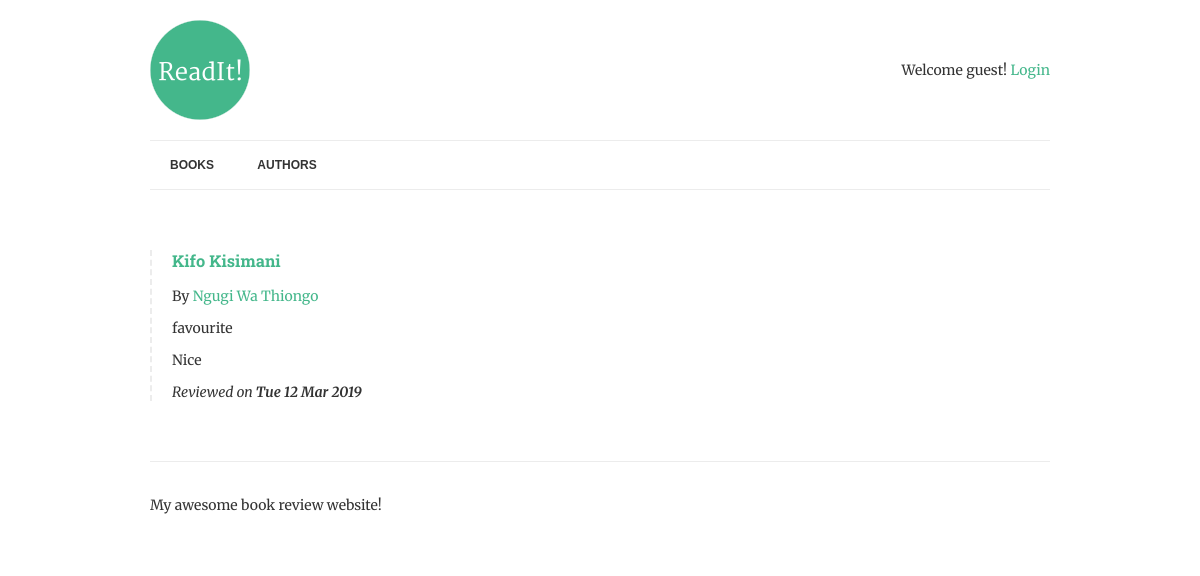
The page /books/2/ on the database its author committed.
### books/models.py (models this page shows, shortened)
class Book(models.Model):
    title = models.CharField(max_length=150)
    authors = models.ManyToManyField("Author", related_name="books")
    review = models.TextField(blank=True, null=True)
    reviewed_by = models.ForeignKey(User, blank=True, null=True, related_name='reviews', on_delete=models.CASCADE)
    date_reviewed = models.DateTimeField(blank=True, null=True)
    is_favourite = models.BooleanField(default=False, verbose_name="Favourite?")

class Author(models.Model):
    name = models.CharField(max_length=70, help_text="Use pen name, not real name", unique=True)

### books/views.py (the view)
# urls.py: url(r'^books/(?P<pk>[-\w]+)/$', views.BookDetail.as_view(), name="book-detail"),
class BookDetail(DetailView):
    model = Book
    template_name = "book.html"

### books/templates/book.html
{% extends "base.html" %}
{% block content %}
	{% if book.review %}
		{% include "book-detail.html" %}
	{% endif %}
{% endblock %}

### books/templates/book-detail.html (shortened to what this page needs)
<div class="book">
	<h3><a href="{% url 'book-detail' book.pk %}">{{ book.title }}</a></h3>
	<p>By {% for author in book.authors.all %}<a href="{% url 'author-detail' author.pk %}">{{ author.name }}</a>{% endfor %}</p>
	{% if book.is_favourite %}<p class="highlight">favourite</p>{% endif %}
	<p>{{ book.review|linebreaks }}</p>
	<p class="meta">
		Reviewed on <strong>{{ book.date_reviewed|date:"D d M Y" }}</strong>
	</p>
</div>

### readit/static/css/style.css (style rules this page uses)
p.meta { font-style: italic; }
.book { border-left: 2px dashed #ececec; padding-left: 20px; margin: 40px 0; }
body { font-family: 'Merriweather', serif; color: #333; font-size: 14px; }
h1, h2, h3, h4, h5, h6 { font-family: 'Roboto Slab', serif; }
a { color: #44B78B; text-decoration: none; }

### rows shown on the page
Book: title "Kifo Kisimani", review "Nice", date_reviewed "Tue 12 Mar 2019"
Author: name "Ngugi Wa Thiongo"
